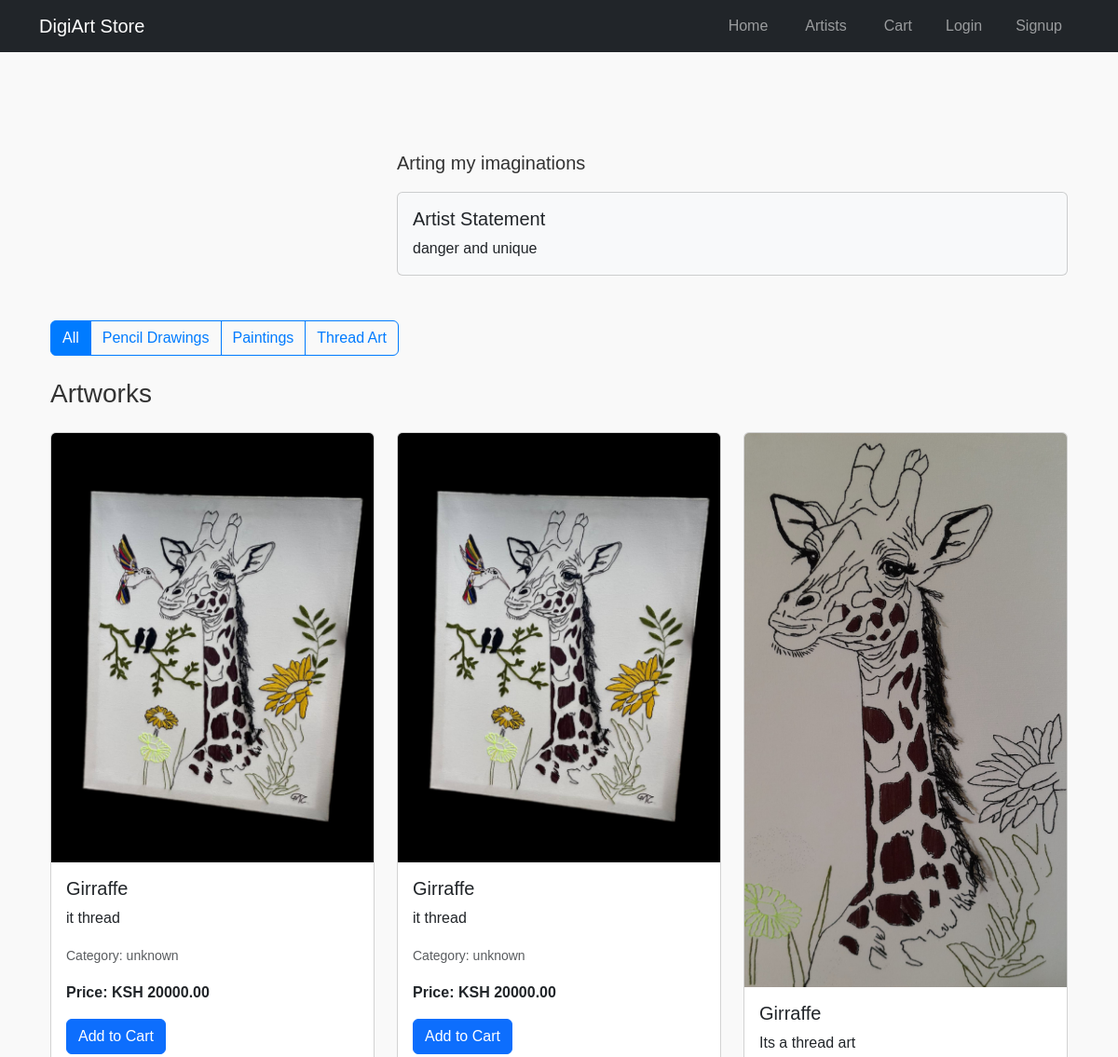
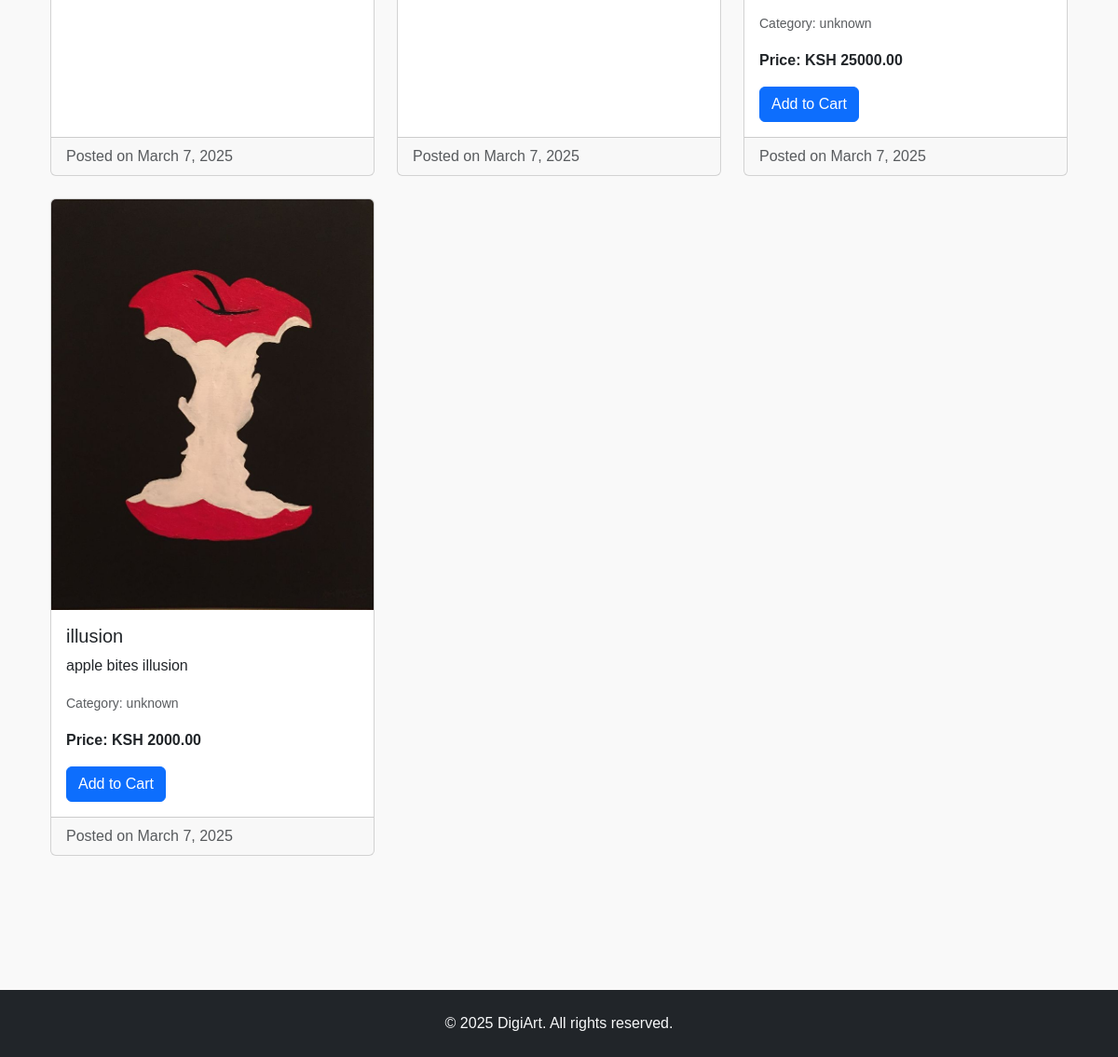
/artist/3/, run on the app's committed database (2 pictures, top to bottom).
### store/models.py (models this page shows, shortened)
class Customer(models.Model):
    user = models.OneToOneField(User, on_delete=models.CASCADE, related_name='customer')
    phone = models.CharField(max_length=15, unique=True)
    user_type = models.CharField(max_length=10, choices=[('customer', 'Customer'), ('artist', 'Artist')])
    bio = models.TextField(blank=True, null=True)
    artist_statement = models.TextField(blank=True, null=True)
    profile_image = models.ImageField(upload_to='profiles/', blank=True, null=True)

class Artwork(models.Model):
    ARTWORK_CATEGORIES = (
        ('pencil', 'Pencil Drawing'),
        ('painting', 'Painting'),
        ('thread', 'Thread Art'),
    )
    name = models.CharField(max_length=100)
    artist = models.ForeignKey('store.Customer', on_delete=models.CASCADE, related_name='artworks')
    description = models.TextField()
    price = models.DecimalField(max_digits=10, decimal_places=2)
    image = models.ImageField(upload_to='artworks/')
    category = models.CharField(max_length=20, choices=ARTWORK_CATEGORIES, blank=True)  # Auto-filled
    created_at = models.DateTimeField(auto_now_add=True)
    slug = models.SlugField(unique=True, blank=True)  # SEO-friendly URLs

### store/views.py (the view)
# urls.py: path('artist/<int:artist_id>/', ArtistGallery.as_view(), name='artist_gallery'),
class ArtistGallery(View):
    def get(self, request, artist_id=None):
        if artist_id:
            try:
                artist = Customer.objects.get(id=artist_id, user_type='artist')
                artworks = Artwork.objects.filter(artist=artist).order_by('-created_at')
                return render(request, 'artist_gallery.html', {
                    'artist': artist,
                    'artworks': artworks
                })
            except Customer.DoesNotExist:
                messages.error(request, 'Artist not found')
                return redirect('homepage')
        else:
            artists = Customer.objects.filter(user_type='artist')
            return render(request, 'artists.html', {'artists': artists})

### store/templates/artist_gallery.html (shortened to what this page needs)
{% extends 'base.html' %}
{% load static %}
{% block content %}
<div class="container py-5">
    <div class="row mb-5">
        <div class="col-md-4">
        </div>
        <div class="col-md-8">
            {% if artist.bio %}
                <p class="lead">{{ artist.bio }}</p>
            {% endif %}
            {% if artist.artist_statement %}
                <div class="card bg-light">
                    <div class="card-body">
                        <h5 class="card-title">Artist Statement</h5>
                        <p class="card-text">{{ artist.artist_statement }}</p>
                    </div>
                </div>
            {% endif %}
        </div>
    </div>
    <div class="mb-4">
        <div class="btn-group" role="group" aria-label="Artwork categories">
            <button type="button" class="btn btn-outline-primary active" data-filter="all">All</button>
            <button type="button" class="btn btn-outline-primary" data-filter="pencil">Pencil Drawings</button>
            <button type="button" class="btn btn-outline-primary" data-filter="painting">Paintings</button>
            <button type="button" class="btn btn-outline-primary" data-filter="thread">Thread Art</button>
        </div>
    </div>
    <h3 class="mb-4">Artworks</h3>
    <div class="row row-cols-1 row-cols-md-2 row-cols-lg-3 g-4">
        {% for artwork in artworks %}
        <div class="col artwork-item" data-category="{{ artwork.category }}">
            <div class="card h-100">
                <img src="{{ artwork.image.url }}" class="card-img-top" alt="{{ artwork.name }}">
                <div class="card-body">
                    <h5 class="card-title">{{ artwork.name }}</h5>
                    <p class="card-text">{{ artwork.description }}</p>
                    <p class="card-text">
                        <small class="text-muted">
                            Category: {{ artwork.get_category_display }}
                        </small>
                    </p>
                    <p class="card-text"><strong>Price: KSH {{ artwork.price }}</strong></p>
                    <form method="post" action="{% url 'homepage' %}">
                        <button type="submit" class="btn btn-primary">Add to Cart</button>
                    </form>
                </div>
                <div class="card-footer text-muted">
                    Posted on {{ artwork.created_at|date:"F j, Y" }}
                </div>
            </div>
        </div>
        {% empty %}
        <div class="col-12 text-center">
            <p>No artworks available yet.</p>
        </div>
        {% endfor %}
    </div>
</div>
{% endblock %}

### store/static/style.css (style rules this page uses)
body { font-family: Arial, sans-serif; margin: 0; padding: 0; background-color: #f9f9f9; color: #333; }
.card { transition: transform 0.2s ease-in-out; }
.btn-group .btn-outline-primary { border-color: #007bff; color: #007bff; }
.btn-group .btn-outline-primary.active { background-color: #007bff; color: white; }
.artwork-item { transition: all 0.3s ease; }

### data on the page
Customer: bio "Arting my imaginations", artist_statement "danger and unique"
Artwork: image (picture), name "Girraffe", description "it thread", category "unknown", price "20000.00", created_at "March 7, 2025"
Artwork: image (picture), name "Girraffe", description "it thread", category "unknown", price "20000.00", created_at "March 7, 2025"
Artwork: image (picture), name "Girraffe", description "Its a thread art", category "unknown", price "25000.00", created_at "March 7, 2025"
Artwork: image (picture), name "illusion", description "apple bites illusion", category "unknown", price "2000.00", created_at "March 7, 2025"
